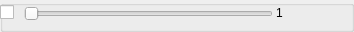
          <widget class="QGroupBox" name="groupBox_12">
           <property name="minimumSize">
            <size>
             <width>0</width>
             <height>32</height>
            </size>
           </property>
           <property name="title">
            <string/>
           </property>
           <property name="flat">
            <bool>true</bool>
           </property>
           <widget class="QSlider" name="ThresholdSlider">
            <property name="geometry">
             <rect>
              <x>24</x>
              <y>4</y>
              <width>249</width>
              <height>19</height>
             </rect>
            </property>
            <property name="maximum">
             <number>100</number>
            </property>
            <property name="value">
             <number>0</number>
            </property>
            <property name="sliderPosition">
             <number>0</number>
            </property>
            <property name="orientation">
             <enum>Qt::Horizontal</enum>
            </property>
           </widget>
           <widget class="QLabel" name="ThresholdLabel">
            <property name="geometry">
             <rect>
              <x>276</x>
              <y>4</y>
              <width>69</width>
              <height>17</height>
             </rect>
            </property>
            <property name="text">
             <string>1</string>
            </property>
            <property name="alignment">
             <set>Qt::AlignJustify|Qt::AlignVCenter</set>
            </property>
           </widget>
           <widget class="QCheckBox" name="thresholdCheckBox">
            <property name="geometry">
             <rect>
              <x>0</x>
              <y>4</y>
              <width>21</width>
              <height>17</height>
             </rect>
            </property>
            <property name="text">
             <string/>
            </property>
           </widget>
          </widget>
